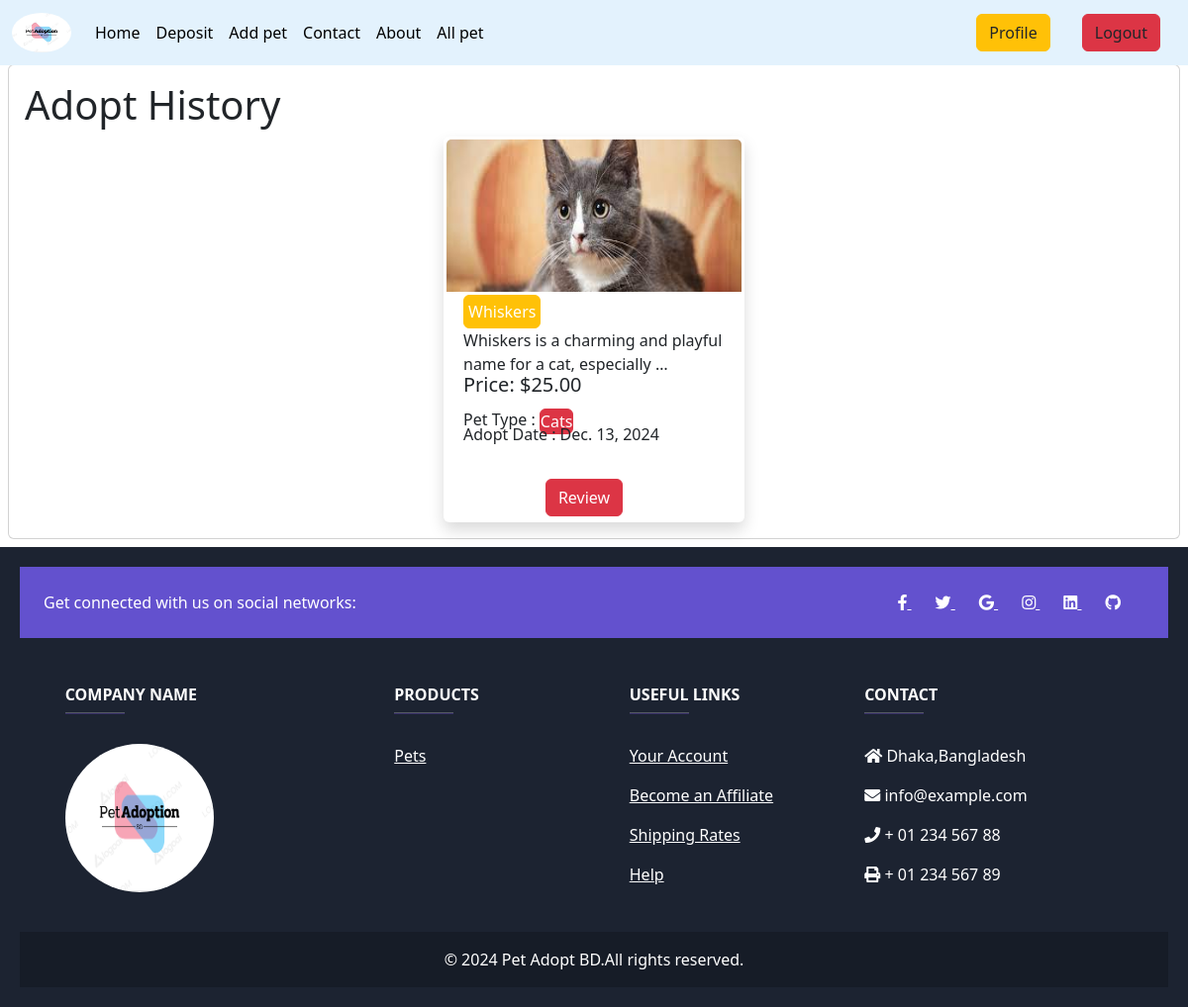
Screenshot of /adopt_history (signed in) with the database file from the repository.
### buy/models.py (models this page shows, shortened)
class Adopt(models.Model):
    user = models.ForeignKey(User, on_delete=models.CASCADE)
    a_pets = models.ForeignKey(pets, on_delete=models.CASCADE,null=True)
    adopt_date = models.DateField(auto_now_add=True)

### pet/models.py (models this page shows, shortened)
class pets(models.Model):
    user = models.ForeignKey(User, on_delete=models.CASCADE)
    name = models.CharField( max_length=50)
    pet_type = models.ForeignKey(pet_category, on_delete=models.CASCADE)
    discription = models.TextField()
    image = models.FileField(upload_to='pet/media/uploads', blank = True, null = True)
    is_available = models.BooleanField(default=True)
    price = models.DecimalField(max_digits=7, decimal_places=2)

class pet_category(models.Model):
    name = models.CharField(max_length=50)
    slug = models.SlugField(max_length=100,unique=True, null=True, blank=True)
    def __str__(self):
        return self.name

### buy/views.py (the view)
# urls.py: path('adopt_history',views.adopt_history,name='adopt_history'),
@login_required
def adopt_history(request):
    data = Adopt.objects.filter(user=request.user)
    return render(request,'Authentication/adopt_history.html',{'dataa':data})

### Authentication/templates/Authentication/adopt_history.html (shortened to what this page needs)
{% extends "base.html" %}
{% load static %}
{% block css %}
<link rel="stylesheet" href="{% static 'css/card.css' %}">
{% endblock  %}
{% block content %}
  <div class="col-12">
    <div class="card m-2 ">
    <div class="card-body four">
    <div><h1>Adopt History</h1></div>
    <div class='d-flex justify-content-center align-items-center  gap-5 flex-wrap' >
      {% for post in dataa %}
      <div class="card shadow pet-card" style="width: 19rem;">
        <div>
          <img src="{{post.a_pets.image.url}}" class="card-img-top" alt="..." style="height:160px">
        </div>
        <div class="card-body">
          <h5 class="card-title"><a class="btn p-1 pet-name btn-warning" href="">{{post.a_pets.name}}</a></h5>
          <p class="card-title">{{post.a_pets.discription | truncatewords:11}} </p>
          <h5 class="card-title price" style="position: relative; bottom: 23px;">Price: ${{post.a_pets.price}}</h5>
          <p class='type'>Pet Type : <button class="btn btn-danger p-0 m-0 ">{{post.a_pets.pet_type}}</button></p>
          <p class="card-title adopt-date" style="position: relative;bottom:40px">Adopt Date : {{post.adopt_date}}</p>
           <div class='btnn'>
           <a class="btn btn-danger  m-2" style="position: relative; top: 25px;" href=" {% url 'Details' post.a_pets.id %} ">Review</a>
          </div>
        </div>
        </div>
    {% endfor %}
    </div>
    </div>
  </div>
  {% include "fotter.html" %}
{% endblock  %}

### static/css/card.css (style rules this page uses)
.card.shadow.pet-card { border: none; height: 390px; transition: transform 0.3s ease-in-out; }
.card.shadow.pet-card .card-body { padding: 1.25rem; }
.card.shadow.pet-card img.card-img-top { border-top-left-radius: 0.5rem; border-top-right-radius: 0.5rem; }
.card.shadow.pet-card h5.card-title a.btn { color: #fff; }
.card-img-top { height: 130px; padding: 3px; border-radius: 0px 0px 0px 0px; }
.type { position: relative; bottom: 12px; }
.card-title { margin: 0px; position: relative; bottom: 20px; }
.btnn { position: relative; bottom: 40px; display: flex; right: 10px; gap: 10px; justify-content: center; }
.pet-name { position: relative; }

### rows the page displays
Adopt: a_pets.image (picture), a_pets.name "Whiskers", a_pets.discription "Whiskers is a charming and playful name for a cat, especially …", a_pets.price "25.00", a_pets.pet_type "Cats", adopt_date "Dec. 13, 2024"
